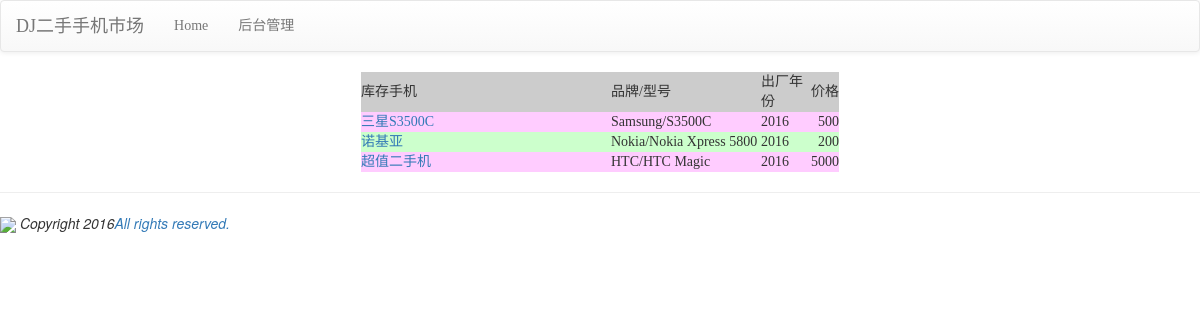
The page / on the database its author committed.
### mysite/models.py (models this page shows, shortened)
class Product(models.Model):
	pmodel = models.ForeignKey(PModel,on_delete=models.CASCADE,
verbose_name='型号')
	nickname = models.CharField(max_length=15,default='超值二手机',
verbose_name='摘要')
	description = models.TextField(default='暂无说明')
	year = models.PositiveIntegerField(default=2016,verbose_name='出厂年份')
	price = models.PositiveIntegerField(default=0,verbose_name='价格')

class PModel(models.Model):
	maker = models.ForeignKey(Maker,on_delete=models.CASCADE)
	name = models.CharField(max_length=20)
	url = models.URLField(default='http://www.7k7k.com')
	def __str__(self):
		return self.name

class Maker(models.Model):
	name = models.CharField(max_length=10)
	country = models.CharField(max_length=10)

### mysite/views.py (the view)
# urls.py: path('',views.index),
def index(request):
	products = models.Product.objects.all()
	return render(request,'index.html',locals())

### mysite/templates/index.html (shortened to what this page needs)
{% extends "base.html" %}
{% block content %}
<div class='container' align=center>
{% for p in products %}
{% if forloop.first %}
<table>
	<tr bgcolor='#cccccc'>
		<td width=250>库存手机</td>
		<td width=150>品牌/型号</td>
		<td width=50>出厂年份</td>
		<td>价格</td>
	</tr>
{% endif %}
<tr bgcolor='{% cycle "#ffccff" "ccffcc" %}'>
	<td><a href='{% url "detail-url" p.id %}'>{{p.nickname}}</a></td>
	<td>{{p.pmodel.maker.name}}/{{p.pmodel}}</td>
	<td>{{p.year}}</td>
	<td align=right>{{p.price}}</td>
</tr>
{% if forloop.last %}
</table>
{% endif %}
{% empty %}
<h3>目前没有库存的二手手机可以卖，真抱歉</h3>
{% endfor %}
</div>
{% endblock %}

### mysite/templates/base.html (shortened to what this page needs)
<!DOCTYPE html>
<html>
<head>
<link rel="stylesheet" href="https://cdn.jsdelivr.net/npm/bootstrap@3.3.7/dist/css/bootstrap.min.css">
<link rel="stylesheet" href="https://cdn.jsdelivr.net/npm/bootstrap@3.3.7/dist/css/bootstrap-theme.min.css">
</head>
<body>
{% include "header.html"%}
{% block content %}{% endblock %}
{% include "footer.html" %}
</body>
</html>

### mysite/templates/header.html
	<nav class='navbar navbar-default'>
		<div class='container-fluid'>
			<div class='navbar-header'>
				<div class='navbar-brand' align=center>
					DJ二手手机市场
				</div>
			</div>
			<ul class='nav navbar-nav'>
				<li class='activate'><a href='/'>Home</a></li>
				<li><a href='/admin'>后台管理</a></li>
			</ul>
		</div>
	</nav>

### mysite/templates/footer.html
<hr>
{% load static %}
<img src="{% static 'images/logo.png' %}" width=100>
<em>Copyright 2016<a href='http://www.4399.com'>All rights reserved.</a></em>

### mysite/templates/base.html (style rules this page uses)
h1,h2,h3,h4,h5,p,div { font-family:微软雅黑; }

### rows shown on the page
Product: shows "库存手机", nickname "三星S3500C", pmodel.maker.name "Samsung", pmodel "S3500C", year "2016", price "500"
Product: nickname "诺基亚", pmodel.maker.name "Nokia", pmodel "Nokia Xpress 5800", year "2016", price "200"
Product: nickname "超值二手机", pmodel.maker.name "HTC", pmodel "HTC Magic", year "2016", price "5000"
